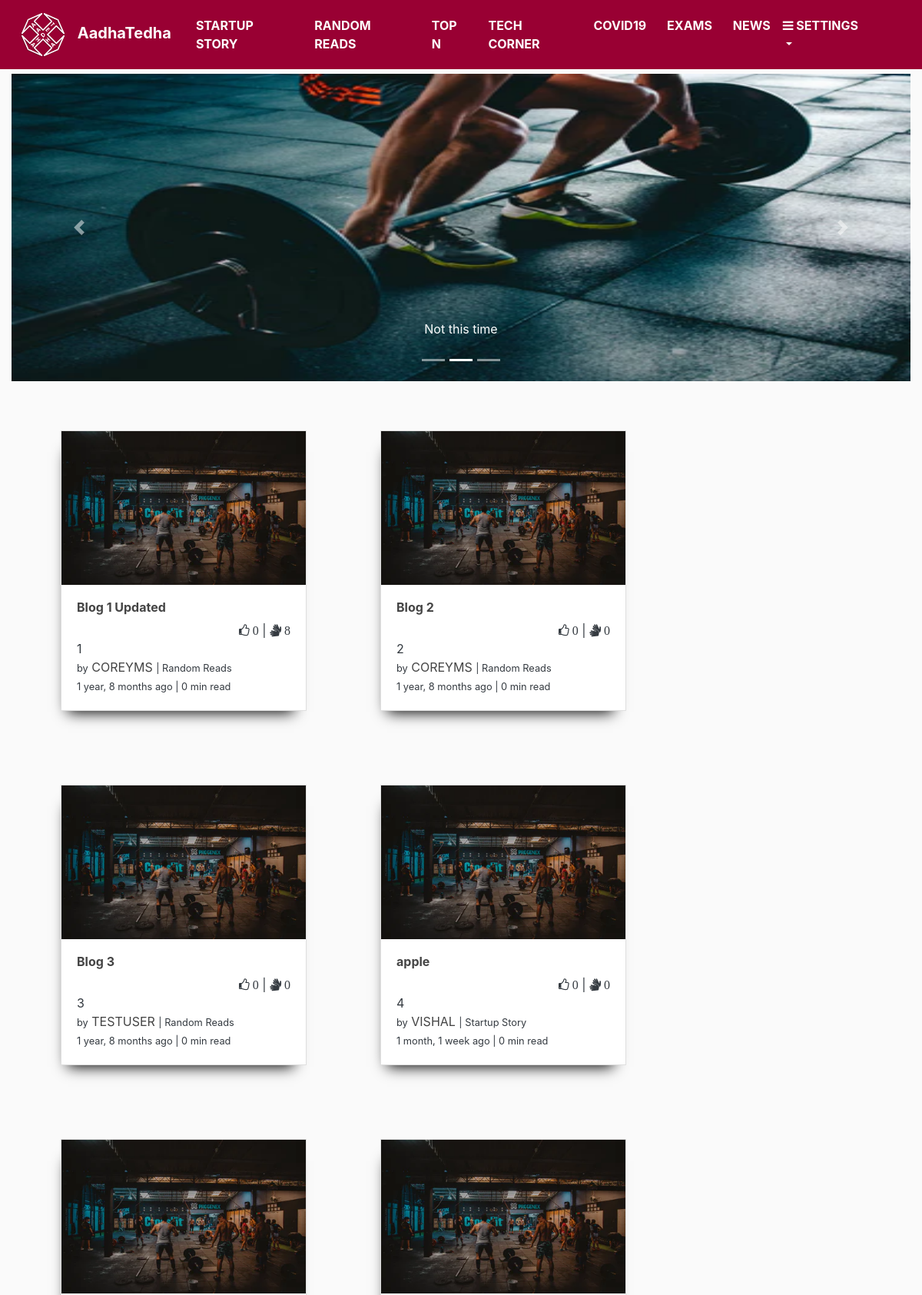
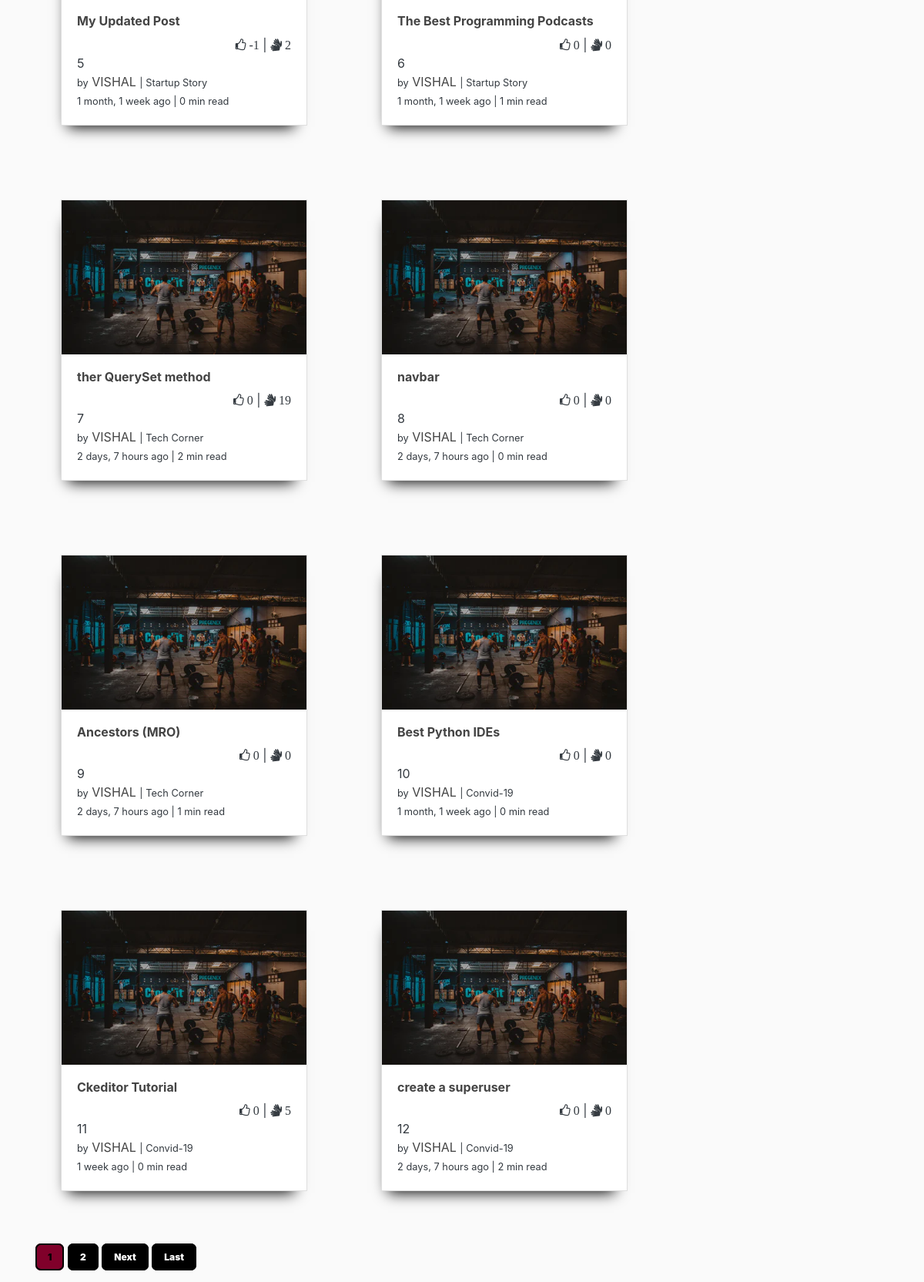
The page /home (upper part) on the database its author committed (2 pictures, top to bottom).
### blog/models.py (models this page shows, shortened)
class Post(models.Model):
	author = models.ForeignKey(User, on_delete=models.CASCADE)
	title = models.CharField(max_length=100)
	section_CHOICES = [('Startup Story', 'Startup Story'), ('Random Reads', 'Random Reads'),
	('Top N', 'Top N'), ('Tech Corner', 'Tech Corner'), ('Convid-19', 'Covid-19'),
	('News', 'News'), ('Competetive Exams', 'Competetive Exams')]
	section = models.CharField(max_length=100, choices=section_CHOICES, default='Random Reads')
	content = RichTextUploadingField(blank=True)
	content2 = RichTextUploadingField(blank=True, config_name='special',
                                      external_plugin_resources=[
                                          ('youtube',
                                            '/static/blog/vendor/ckeditor_plugins/youtube/youtube/',
                                            'plugin.js',
                                            )
                                      ])
	date_posted = models.DateTimeField(default=timezone.now)
	last_edit = models.DateTimeField(auto_now=True)
	likes = models.IntegerField(default=0)
	dislikes = models.IntegerField(default=0)
	claps = models.IntegerField(default=0)

### blog/views.py (the view)
# urls.py: path('home', PostListView.as_view(), name='blog-home'),
class PostListView(ListView):
    model = Post
    template_name = 'blog/home.html'  # <app>/<model>_<viewtype>.html
    context_object_name = 'posts'
    paginate_by = 12
    queryset = Post.objects.filter(section__exact="Random Reads")[:3] | Post.objects.filter(section__exact="Startup Story")[:3] | Post.objects.filter(section__exact="Tech Corner")[:3] | Post.objects.filter(section__exact="Convid-19")[:3] | Post.objects.filter(section__exact="Competetive Exams")[:3] | Post.objects.filter(section__exact="News")[:3]

### blog/templates/blog/home.html (shortened to what this page needs)
{% extends "blog/base.html" %}
{% load static %}
{% load mathfilters %}
{% load social_share %}
{% block content %}
<div class="container-fluid mx-3">
	<div class="row">
    {% for post in posts %}
      <div class="card m-5 rounded-0 card_shadow "
        style="width: 20rem; ">
        <img style="height:200px" src="{% static 'blog/carousel_img/3.webp' %}" class="card-img-top rounded-0" alt="...">
        <div class="card-body">
          <h6><b><a class="article-title" href="{% url 'post-detail' post.id %}">
            {{ post.title | truncatechars:100 }}
          </a></b></h6>
          <div style="text-align:right;">
            <i class="fa fa-thumbs-o-up"> {{post.likes}} </i> |
            <i class="fa fa-sign-language"> {{post.claps}} </i>
          </div>
          {{forloop.counter}} <br>
          <small>by</small>
          <a class="article-title" href="{% url 'user-posts' post.author.username %}">
            {{ post.author|upper }}
          </a>
          <small class="mr-0">
            | {{post.section}}
          </small>
          <br>
          <small class="card-text" style="font:8;">
            {{post.date_posted|timesince}}  ago |
            {{ post.content | wordcount | intdiv:100 }} min read
          </small>
        </div>
      </div>
    {% endfor %}
   	</div>
    <div class="my-4">
    {% if is_paginated %}
      {% for num in page_obj.paginator.page_range %}
        {% if page_obj.number == num %}
          <a class="btn_all btn_pagi_outline nounderline mb-4" href="?page={{ num }}">{{ num }}</a>
        {% elif num > page_obj.number|add:'-3' and num < page_obj.number|add:'3' %}
          <a class="btn_all btn_pagi nounderline mb-4" href="?page={{ num }}">{{ num }}</a>
        {% endif %}
      {% endfor %}
      {% if page_obj.has_next %}
        <a class="btn_all btn_pagi nounderline mb-4" href="?page={{ page_obj.next_page_number }}">Next</a>
        <a class="btn_all btn_pagi nounderline mb-4" href="?page={{ page_obj.paginator.num_pages }}">Last</a>
      {% endif %}
    {% endif %}
    </div>
</div>
{% endblock content %}

### blog/static/blog/main.css (style rules this page uses)
body { background: #fafafa; color: #333333; margin-top: 5rem; }
h1, h2, h3, h4, h5, h6 { color: #444444; }
.article-title { color: #444444; }
a.nounderline { text-decoration: none; }
.btn_all { padding:8px 14px; font-weight: 900; border-radius: 7px; font-size: 12px; transition-duration : 0.5s; }
.btn_pagi { color : white; background-color: black; border: 2px solid black; }
.btn_pagi_outline { color : black; background-color: #80002a; border: 2px solid black; }
.card_shadow { -webkit-box-shadow: -4px 15px 18px -13px rgba(0,0,0,1); -moz-box-shadow: -4px 15px 18px -13px rgba(0,0,0,1); box-shadow: -4px 15px 18px -13px rgba(0,0,0,1); }

### rows shown on the page
Post: title "Blog 1 Updated", likes "0", claps "8", author "COREYMS", section "Random Reads", date_posted "1 year, 8 months", content "0"
Post: title "Blog 2", likes "0", claps "0", author "COREYMS", section "Random Reads", date_posted "1 year, 8 months", content "0"
Post: title "Blog 3", likes "0", claps "0", author "TESTUSER", section "Random Reads", date_posted "1 year, 8 months", content "0"
Post: title "apple", likes "0", claps "0", author "VISHAL", section "Startup Story", date_posted "1 month, 1 week", content "0"
Post: title "My Updated Post", likes "-1", claps "2", author "VISHAL", section "Startup Story", date_posted "1 month, 1 week", content "0"
Post: title "The Best Programming Podcasts", likes "0", claps "0", author "VISHAL", section "Startup Story", date_posted "1 month, 1 week", content "1"
Post: title "ther QuerySet method", likes "0", claps "19", author "VISHAL", section "Tech Corner", date_posted "2 days, 7 hours", content "2"
Post: title "navbar", likes "0", claps "0", author "VISHAL", section "Tech Corner", date_posted "2 days, 7 hours", content "0"
Post: title "Ancestors (MRO)", likes "0", claps "0", author "VISHAL", section "Tech Corner", date_posted "2 days, 7 hours", content "1"
Post: title "Best Python IDEs", likes "0", claps "0", author "VISHAL", section "Convid-19", date_posted "1 month, 1 week", content "0"
Post: title "Ckeditor Tutorial", likes "0", claps "5", author "VISHAL", section "Convid-19", date_posted "1 week", content "0"
Post: title "create a superuser", likes "0", claps "0", author "VISHAL", section "Convid-19", date_posted "2 days, 7 hours", content "2"

### other values the page prints
{{ "Startup Story"|upper }} "STARTUP STORY"
{{ "Random Reads"|upper }} "RANDOM READS"
{{ "Top N"|upper }} "TOP N"
{{ "Tech corner"|upper }} "TECH CORNER"
{{ "Covid19"|upper }} "COVID19"
{{ "Exams"|upper }} "EXAMS"
{{ "News"|upper }} "NEWS"
{{ "Settings"|upper }} "SETTINGS"
{{ num }} "1"
{{ num }} "2"
